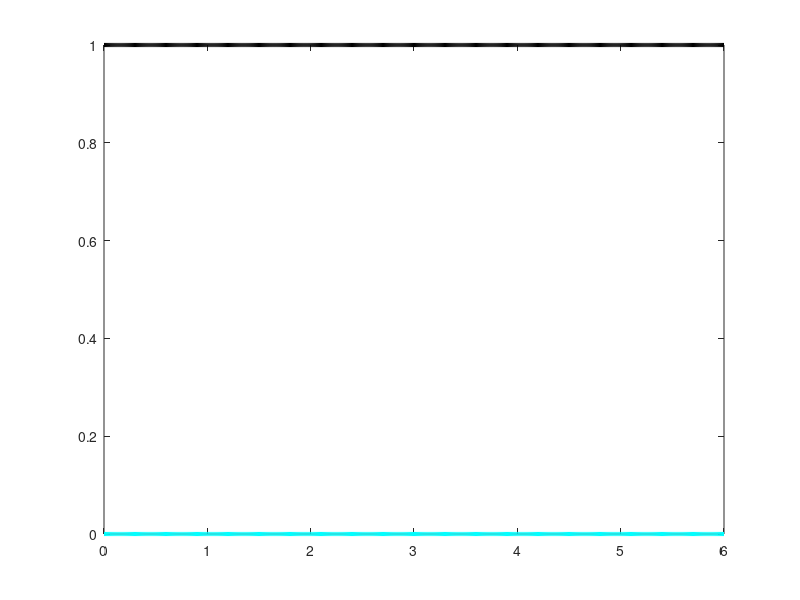

Write the MATLAB code that produced this figure. (Note: this script raises an error after producing the figure.)
t0=linspace(0,6,601);
x2=0*t0;
x1=0*t0+1;
plot(t0,x1,'Color','k','DisplayName','x=1','linewidth',3)
hold on
plot(t0,x2,'Color','c','DisplayName','x=0','linewidth',3)
ploty(0.4,0.01,3,'r','x0=0.5')
ploty(0.8,0.01,3,'m','x0=0.8')
ploty(1.5,0.01,3,'b','x0=1.5')
ploty(-0.2,0.01,1.3,'g','x0=-0.2')
axis([0,3,-1.5,1.5])
legend('Location','southeast')
hold off

function ploty(x0,h,ends,linecolor,xname)
tv=linspace(0,ends,ends/h+1);
xv=linspace(0,ends,ends/h+1);
tv(1)=0;
xv(1)=x0;
for i=2:ends/h+1
    tv(i)=h*(i-1);
    xv(i)=xv(i-1)+h*cal(xv(i-1));
end
plot(tv,xv,'Color',linecolor,'DisplayName',xname)
end

function xpr=cal(x)
xpr=x*(1-x);
end